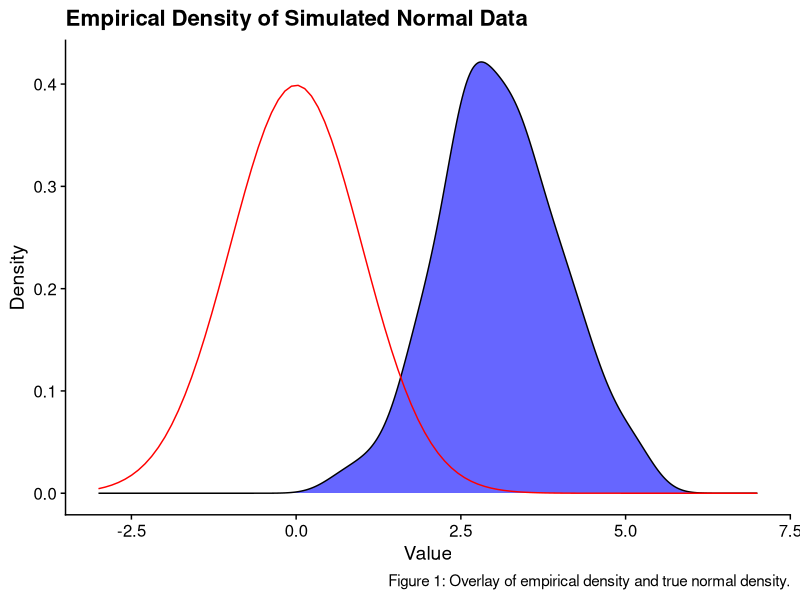
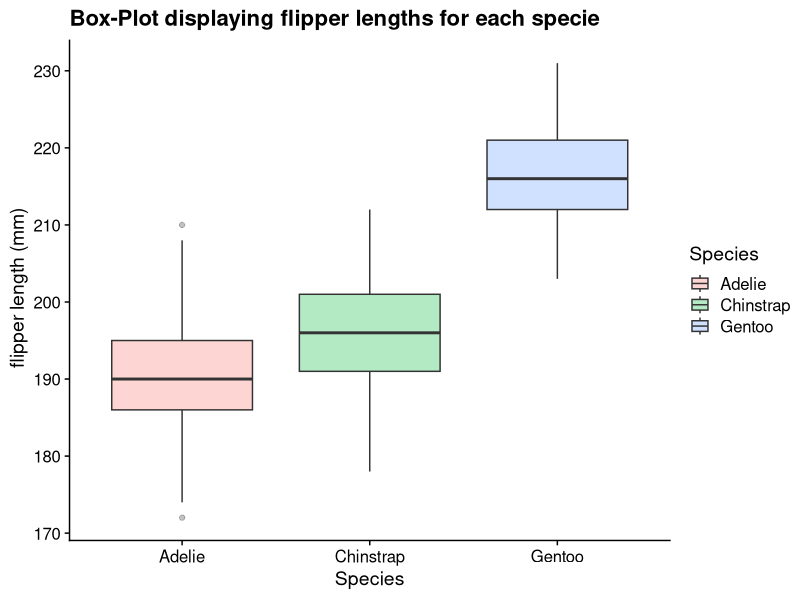
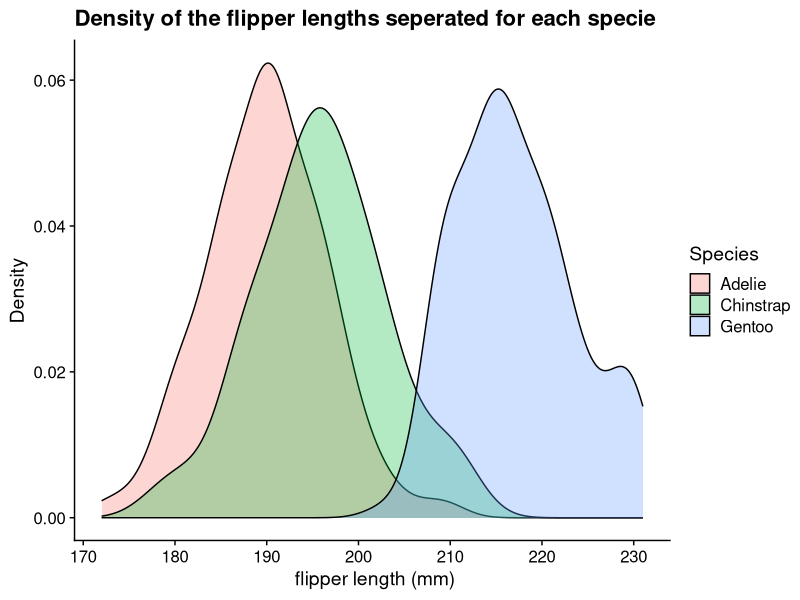
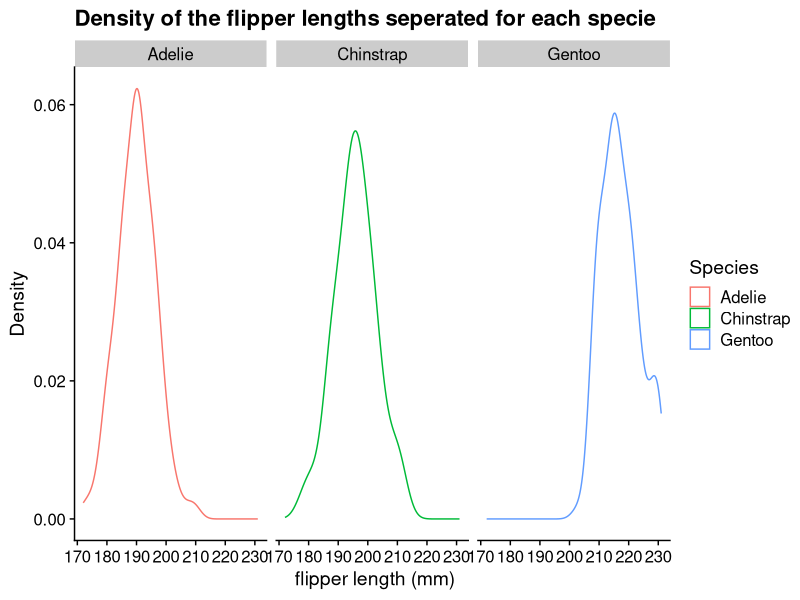
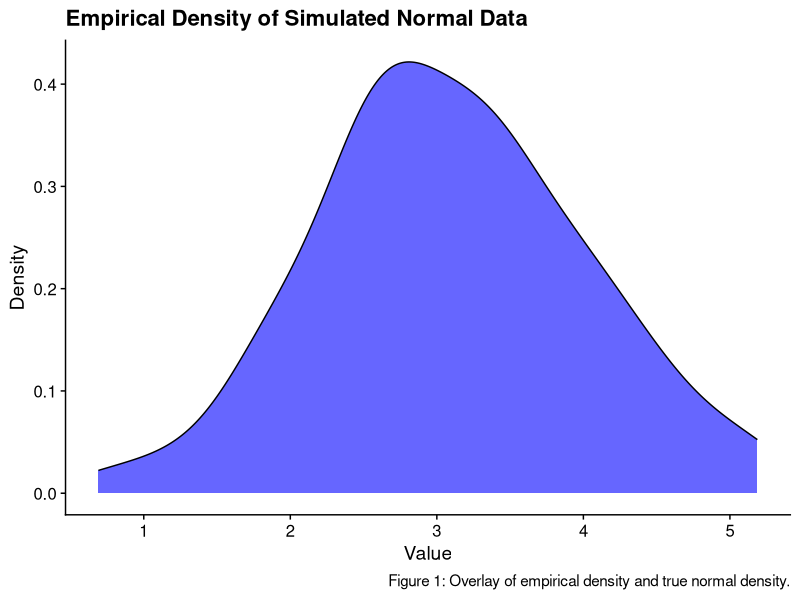
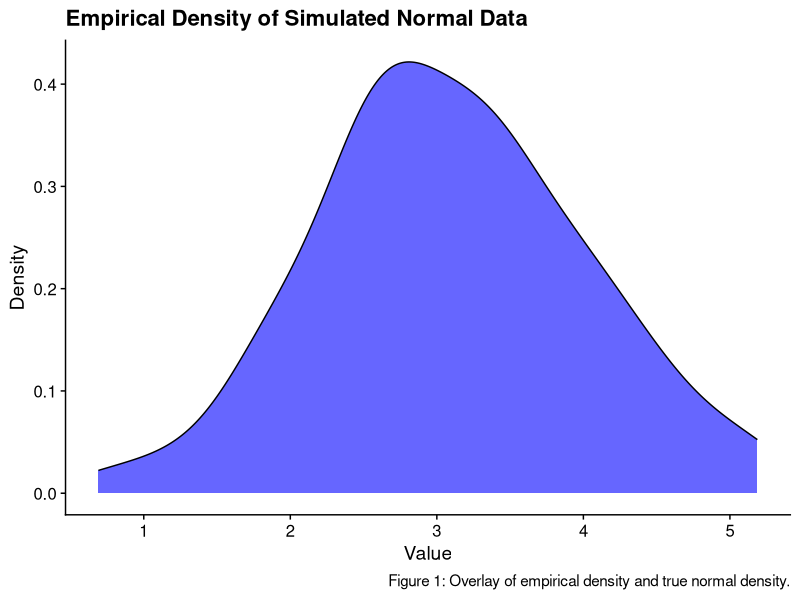

Write the R code that produced these figures, in order.
## ---- chunk 1
# Load required libraries  
if (!requireNamespace("palmerpenguins", quietly = TRUE)) {  
  install.packages("palmerpenguins")  
}  
if (!requireNamespace("dplyr", quietly = TRUE)) {  
  install.packages("dplyr")  
}  
if (!requireNamespace("knitr", quietly = TRUE)) {  
  install.packages("knitr")  
}  
# Load library  
library(palmerpenguins)  
library(dplyr)  
library(knitr)  
library(cowplot)
library(ggplot2)

set.seed(123)
#generate random normal data points 
random <- rnorm(100, mean = 3, sd = 1)
data <- as.data.frame(random)
head(data)

p1 <- ggplot(data, aes(x = random)) +
  geom_density(fill = "blue", alpha = 0.6) + #empirical density 
  
  labs(
    title = "Empirical Density of Simulated Normal Data",
    x = "Value",
    y = "Density", 
    caption = "Figure 1: Overlay of empirical density and true normal density." 
    ) + 
  theme_cowplot()

#Save the photo to file 
dir.create("_tmp", showWarnings = FALSE)
ggsave("_tmp/Empir_density-plot.png", plot = p1)
ggsave("Empir_density-plot.png")

## ---- chunk 2
#generate sequence of x_values for true normal distribution 
x_seq = seq(-3, 7, length.out = 100)

#Add overlayed true normal density to p1
p2 <- p1 + geom_line(aes(x = x_seq, y = dnorm(x_seq, mean = 0, sd = 1)), color = "red")

p2
## ---- chunk 3

# Step 1: Load the penguins dataset  
data("penguins")  
head(penguins)

# Create frequency table of species of penguins and island location
#| results: asis
penguin_freq <- penguins |> 
  group_by(species, island) |> 
  summarise(
    Count = n(), 
    .groups = "drop"
  ) 

#Display the table using knitr::kable 
kable(
  penguin_freq, 
  caption = "Frequency table of penguins species and island location"
)


## ---- chunk 4
data("penguins")  

ggplot(penguins, aes(x = species, y = flipper_length_mm, fill = species)) +
   geom_boxplot(alpha = 0.3) +
    labs(
    title = "Box-Plot displaying flipper lengths for each specie",
    x = "Species",
    y = " flipper length (mm)",
    fill = "Species"
  ) +
  theme_cowplot()

## ---- chunk 5

ggplot(penguins, aes(x = flipper_length_mm, fill = species)) + 
  geom_density(alpha = 0.3)+
    labs(
    title = "Density of the flipper lengths seperated for each specie",
    x = " flipper length (mm)",
    y = "Density",
    fill = "Species"
  ) +
  theme_cowplot()
## ---- chunk 6
ggplot(penguins, aes(x = flipper_length_mm, color = species)) +
  geom_density() +
  facet_wrap(~ species)+
  labs(
    title = "Density of the flipper lengths seperated for each specie",
    x = " flipper length (mm)",
    y = "Density",
    color = "Species"
  ) + theme_cowplot()
